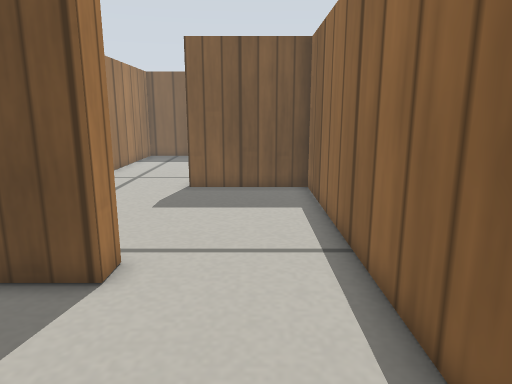
[1] (above)

15 first-person views from a walk through a robot-simulator world made for Gazebo. The camera is 0.31 m above the floor, tilts 12° down and sees 70° across. The floor is counted in squares, 0.1 m on a side. Each view is taken from the middle of a square. On the plan, view 1 faces up. The plan holds only what a view shows up to about 20 squares ahead; the rest is blank. The robots in the file are not drawn. Gazebo's built-in surfaces are drawn with simple patterns.

[2]
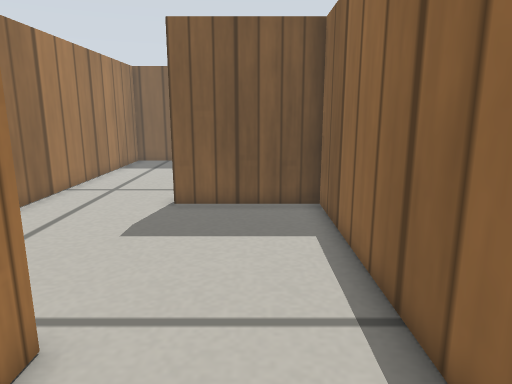

[3]
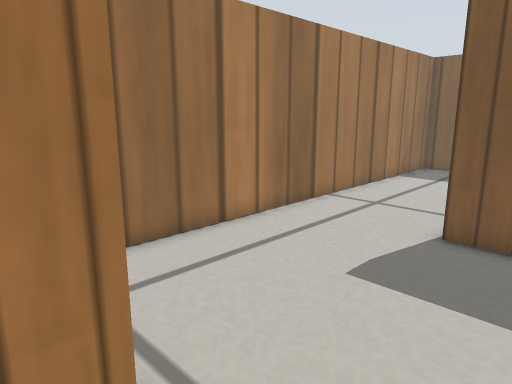

[4]
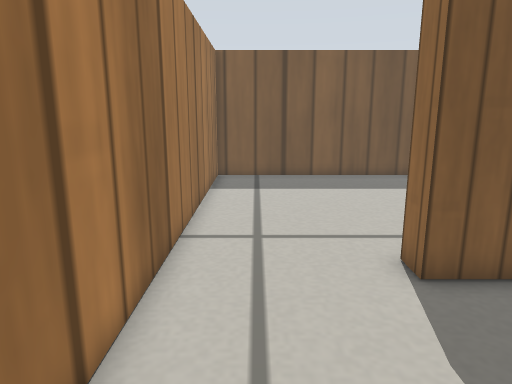

[5]
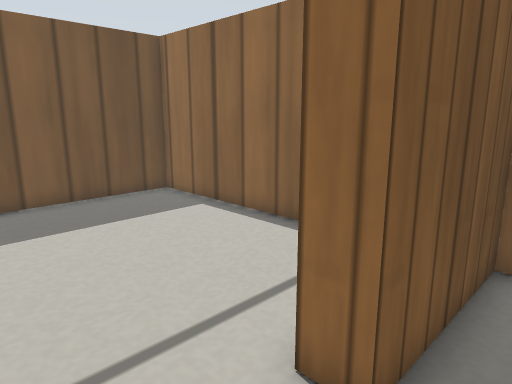

[6]
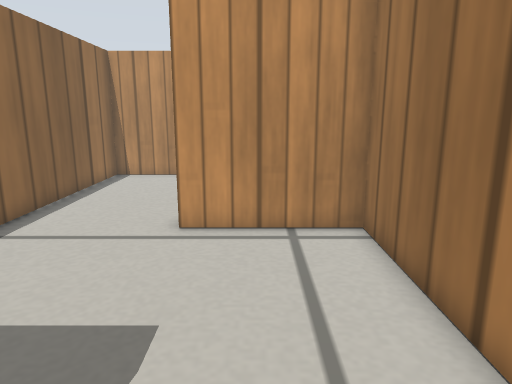

[7]
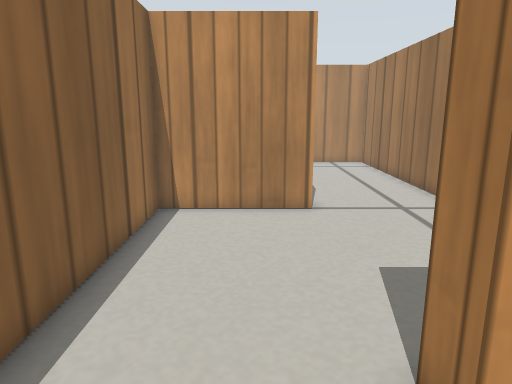

[8]
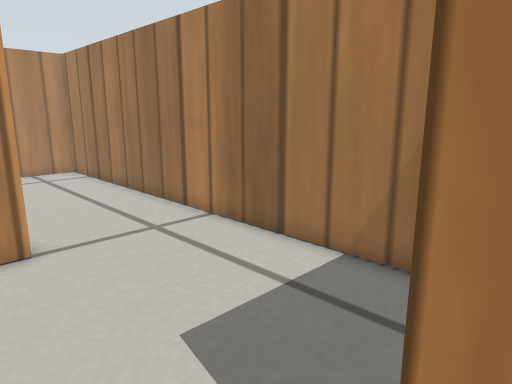

[9]
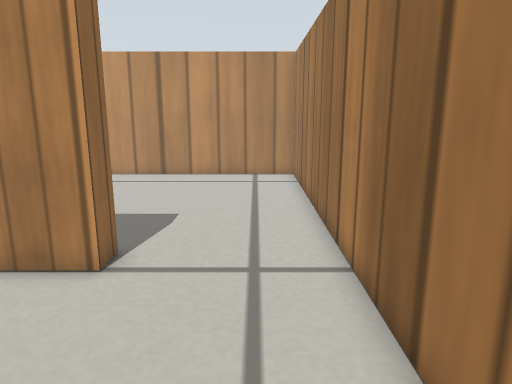

[10]
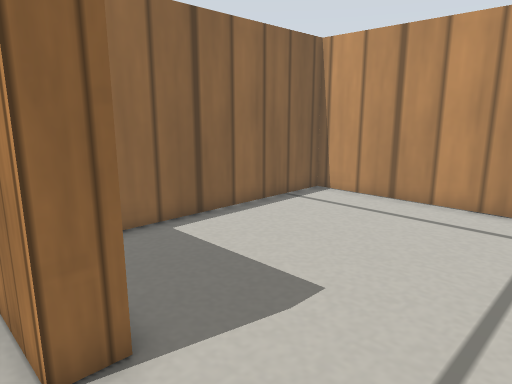

[11]
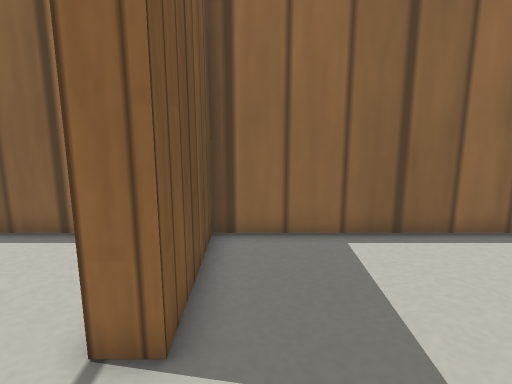

[12]
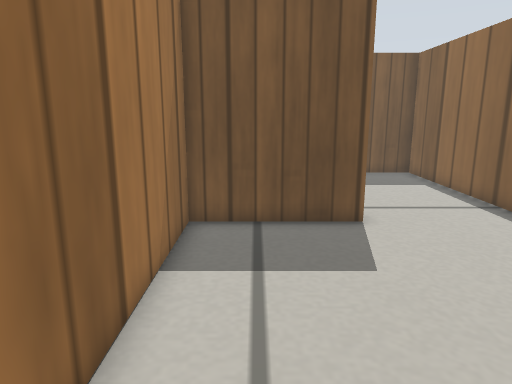

[13]
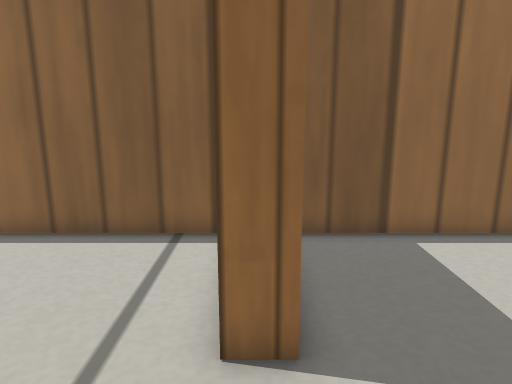

[14]
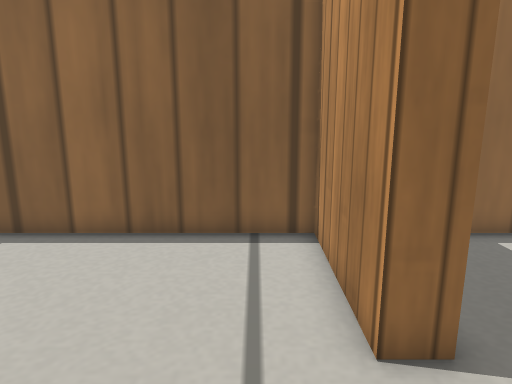

[15]
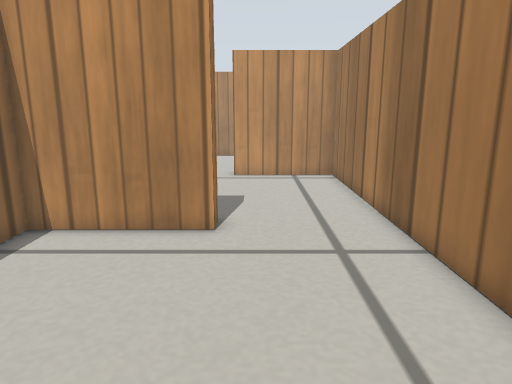

### Floor plan
Ten units are one square. View 1 is at (0, 0); x grows to the right and y downward. Boxes are objects, and circles mark ways between rooms. Rooms are numbered by the first view taken in them; rooms with no view inside come last. Other rooms are left out.
<svg viewBox="-85 -282 112 427">
<path fill="none" stroke="#000" d="M-29 19 22 19 22 -56M-80 -165 -80 -73 -29 -73 -29 -63M22 -56 22 -155 -29 -155 -29 -165M-29 -165 22 -165 22 -277 -80 -277 -80 -165M-29 29 -29 19M-29 -63 -80 -63 -80 36M-80 36 -80 140 22 140 22 29 -29 29"/>
<circle cx="-5" cy="-65" r="3" fill="#2a7"/>
<circle cx="-30" cy="-20" r="3" fill="#2a7"/>
<circle cx="-50" cy="-155" r="3" fill="#2a7"/>
<circle cx="-55" cy="25" r="3" fill="#2a7"/>
<text x="-10" y="-20">1</text>
<text x="-30" y="-110">2</text>
<text x="-30" y="-220">3</text>
<text x="-50" y="-10">4</text>
<text x="-30" y="80">5</text>
</svg>
Room 1 opens to room 2. Room 1 opens to room 4. Room 2 opens to room 3. Room 4 opens to room 5.

Where each view was taken, in squares from view 1:
view 1: 0 up, 0 right, facing up
view 2: 3 up, 0 right, facing up
view 3: 6 up, 0 right, facing up-left
view 4: 9 up, 6 left, facing up
view 5: 14 up, 6 left, facing up-right
view 6: 17 up, 5 left, facing down
view 7: 10 up, 1 left, facing down
view 8: 7 up, 1 left, facing down-left
view 9: 5 up, 6 left, facing down
view 10: 1 down, 7 left, facing down-right
view 11: 4 down, 7 left, facing right
view 12: 4 down, 6 left, facing up
view 13: 16 up, 7 left, facing right
view 14: 18 up, 7 left, facing right
view 15: 26 up, 4 left, facing down
